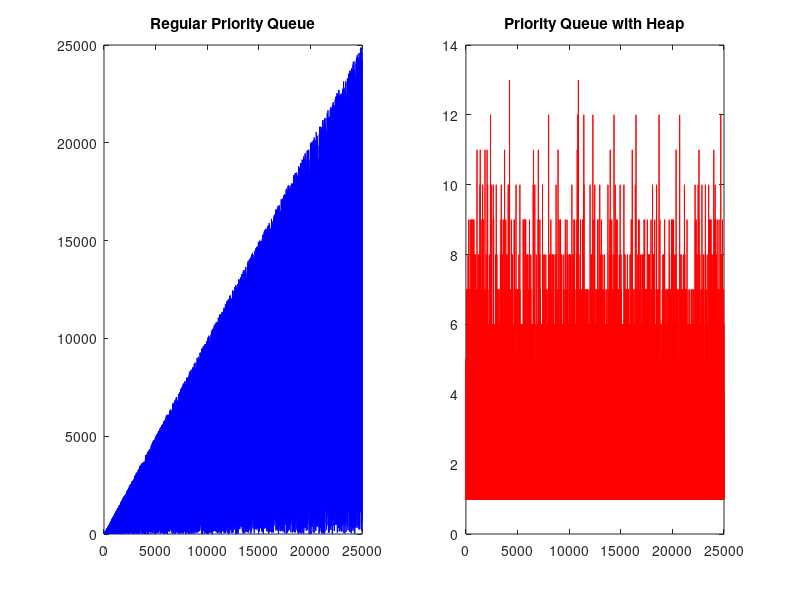

Reproduce this figure in MATLAB.
data1 = csvread('queue.csv');
x1 = data1(:,1);
y1 = data1(:,2);

data2 = csvread('heap.csv');
x2 = data2(:,1);
y2 = data2(:,2);

figure(1);

subplot(1,2,1);
plot(x1, y1, 'b');
title('Regular Priority Queue');

subplot(1,2,2);
plot(x2, y2, 'r');
title('Priority Queue with Heap');
